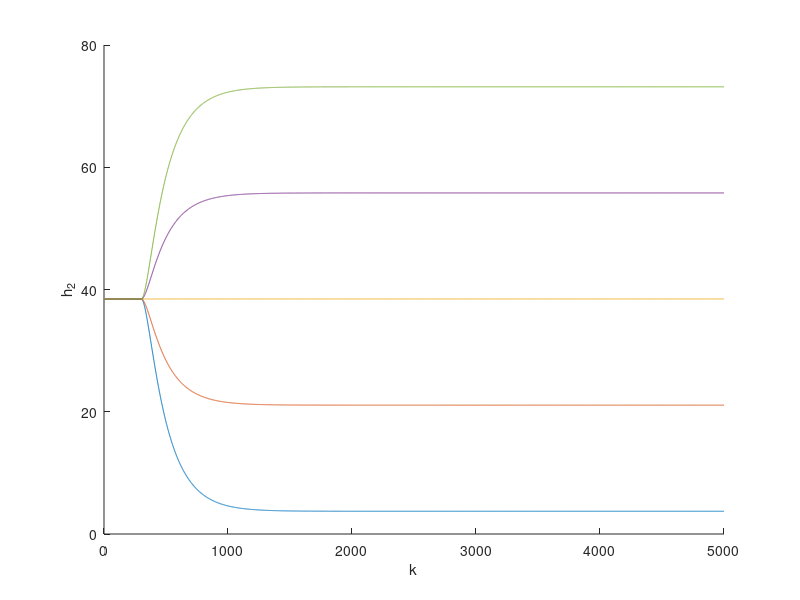

The MATLAB script that drew this image:
clc;
clear all;

%Constants
A1 = 505;
C2 = 0.65;
ap1 = 23; %alfa_1
ap2 = 15; %alfa_2

%Punkt pracy
tau = 120;
h2_0 = 38.44;
h1_0 = 16.34;
F1 = 78;
FD = 15;

F10 = 78;
FD0 = 15;

%Objetośc punktu pracy
v2_0 = h2_0^2 * C2;
v1_0 = h1_0 * A1;

t_sym = 5000; %czas symulacji
T = 1; %krok

%warunki_początkowe
kp = tau/T + 2;
v1(1:kp) = v1_0;
v2(1:kp) = v2_0;
h1(1:kp) = h1_0;
h2(1:kp) = h2_0;
F1in(1:T:t_sym/T) = F1;
FDc(1:T:t_sym/T) = FD;
figure;
hold on;
for P = 36:21:120
    h2(1:kp) = h2_0;
    h1(1:kp) = h1_0;
    for k = kp:t_sym/T
        if k/T > 180
            F1in(k) = P;
        end
        v1(k) = v1(k-1) + T*(F1in(k-1-(tau/T)) - F10 + FDc(k-1) - FD0 - (ap1/(2*(sqrt(h1_0))))*(h1(k-1)-h1_0));
        v2(k) = v2(k-1) + T*((ap1/(2*(sqrt(h1_0))))*(h1(k-1)-h1_0) - (ap2/(2*(sqrt(h2_0))))*(h2(k-1)-h2_0)); 
        h2(k) = h2_0 + 1/(2*sqrt(C2*v2_0))*(v2(k) - v2_0);
        h1(k) = v1(k)/A1;

        % Version 2.0
%           h1(k) = h1(k-1) + T*(F1in(k-1-(tau/T)) + FDc(k-1) - ap1 * (sqrt(h1_0) + (h1(k-1) - h1_0)/(2*sqrt(h1_0))))/A1;
%           h2(k) = h2(k-1) + T*((ap1 * sqrt(h1_0) - ap2 * sqrt(h2_0))/(2*C2*h2_0)   +    ap1*(h1(k-1) - h1_0)/(4*C2*(sqrt(h1_0)))    -   ap2*(h2(k-1) - h2_0)/(4*C2*(nthroot((h2_0 * h2_0),3))));
        
        % Version 3.0
%         h1(k) = h1(k-1) + T*((F1in(k-1) + FDc(k-1) - ap1 * (sqrt(h1_0) + (h1(k-1) - h1_0)/(2*sqrt(h1_0))))/A1);
%         h2(k) = h2(k-1)+ T*((ap1 *((sqrt(h1_0)) + (h1(k-1)-h1_0)/(2*sqrt(h1_0))) - ap2*(sqrt(h2_0)+ (h2(k-1)-h2_0)/(2*sqrt(h2_0))))/(2*C2)*(h2_0^(-1)-h2_0^(-2)*(h2(k-1)-h2_0)));
        
    end
    display(h2)
    plot((1:k),h2);
    clear h2
    clear h1
end

xlabel("k"); ylabel("h_2");
%print('h1_h2_niel.png','-dpng','-r400')